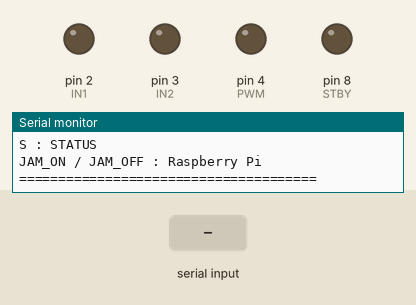
Recording of a sketch running on a simulated Arduino Mega 2560, built with avr-gcc and run on an emulated ATmega2560. Parts: output pins drawn as LEDs (lit = HIGH), the last lines printed to the serial monitor. The inputs (shaded band) are chosen by the test bench.

Above: at 1.4 s.
1.5 s: "JAM_ON\n" received over Serial
At 4.3 s:
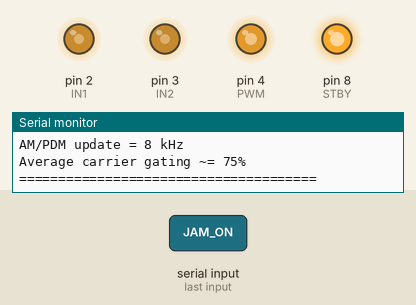
4.5 s: byte 48 ('0') received over Serial
At 5.7 s:
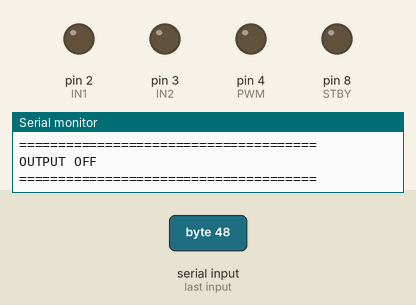
6.0 s: "JAM_ON\n" received over Serial
At 13.0 s:
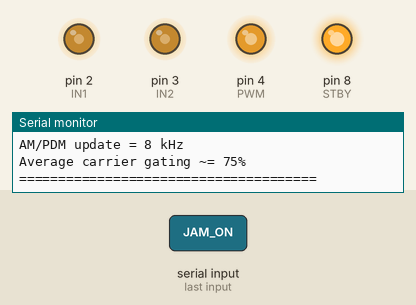
Timing chart, 0 to 15.0 s (numbered marks = the images above; inputs shaded):
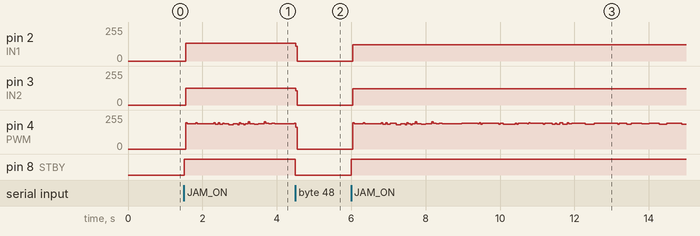

The sketch:

jammer_controller.ino
```cpp
#include <Arduino.h>
#include <avr/interrupt.h>

// ======================================================
// MA40S4S x30 / JMOD x5
//
// Mega D2 -> JMOD1~5 AIN1 + BIN1
// Mega D3 -> JMOD1~5 AIN2 + BIN2
// Mega D4 -> JMOD1~5 PWMA + PWMB
// Mega D8 -> JMOD1~5 STBY
//
// 각 JMOD:
//   AOUT1-AOUT2 -> 트랜스듀서 3개 병렬
//   BOUT1-BOUT2 -> 트랜스듀서 3개 병렬
//
// JMOD 1개당 6개
// 총 5개 JMOD = 30개
//
// Carrier       : 40 kHz
// Modulation     : Pseudo-random AM/PDM
// Mod update     : 8 kHz
// Average gating : 약 75%
//
// Control        : Raspberry Pi USB Serial (9600 bps)
//                  "JAM_ON\n"  -> OUTPUT ON
//                  "JAM_OFF\n" -> OUTPUT OFF
//                  (시리얼 모니터 수동 명령 1 / 0 / S 도 사용 가능)
// ======================================================


#define IN1   2
#define IN2   3
#define PWM   4
#define STBY  8


// ======================================================
// 상태 변수
// ======================================================

volatile bool outputEnabled = false;

volatile bool phase40k = false;


// 16-bit Galois LFSR
volatile uint16_t lfsr = 0xACE1u;


// 8-bit PDM accumulator
volatile uint8_t noiseAccumulator = 0;


// ======================================================
// Raspberry Pi 명령 수신 버퍼
//
// speaker_identification.py가 줄 단위로 전송
//
//   "JAM_ON\n"
//   "JAM_OFF\n"
// ======================================================

#define CMD_BUFFER_SIZE  16

char cmdBuffer[CMD_BUFFER_SIZE];

uint8_t cmdLength = 0;


// ======================================================
// TIMER1 ISR
//
// Interrupt frequency = 80 kHz
//
// 매 interrupt마다 phase 반전
//
// 80 kHz / 2
// = 40 kHz carrier
//
// Arduino Mega 2560
//
// D2 = PE4
// D3 = PE5
// ======================================================

ISR(TIMER1_COMPA_vect)
{
  if (!outputEnabled)
  {
    // D2 LOW
    // D3 LOW

    PORTE &= ~(_BV(PE4) | _BV(PE5));

    return;
  }


  phase40k = !phase40k;


  if (phase40k)
  {
    // --------------------------------
    // D2 HIGH
    // D3 LOW
    // --------------------------------

    PORTE |= _BV(PE4);

    PORTE &= ~_BV(PE5);
  }

  else
  {
    // --------------------------------
    // D2 LOW
    // D3 HIGH
    // --------------------------------

    PORTE &= ~_BV(PE4);

    PORTE |= _BV(PE5);
  }
}


// ======================================================
// TIMER3 ISR
//
// 8 kHz마다 pseudo-random 값 생성
//
// D4(PWM)를 PDM 방식으로 gating
//
//      40 kHz Carrier
//             ×
//      Random AM / PDM
//
// 평균 carrier ON ≈ 75%
//
// Mega D4 = PG5
// ======================================================

ISR(TIMER3_COMPA_vect)
{
  if (!outputEnabled)
  {
    // PWM LOW

    PORTG &= ~_BV(PG5);

    return;
  }


  // ====================================================
  // 16-bit Galois LFSR
  // ====================================================

  uint16_t feedback = lfsr & 1u;


  lfsr >>= 1;


  if (feedback)
  {
    lfsr ^= 0xB400u;
  }


  // ====================================================
  // Pseudo-random 값
  //
  // r = 0 ~ 255
  // ====================================================

  uint8_t r =
      (uint8_t)(lfsr & 0xFF);


  // ====================================================
  // ★ 약 75% 평균 gating
  //
  // 기존:
  //
  // noiseValue = 0 ~ 255
  // 평균 ≈ 127.5
  // 평균 duty ≈ 50%
  //
  //
  // 현재:
  //
  // r >> 1
  // = 0 ~ 127
  //
  // +128
  //
  // noiseValue = 128 ~ 255
  //
  // 평균 ≈ 191.5
  //
  // 191.5 / 256
  // ≈ 74.8%
  // ====================================================

  uint8_t noiseValue =
      128 + (r >> 1);


  // ====================================================
  // 8-bit Pulse Density Modulation
  // ====================================================

  uint16_t sum =
      (uint16_t)noiseAccumulator
      +
      (uint16_t)noiseValue;


  if (sum >= 256)
  {
    // --------------------------------
    // Carrier 통과
    // PWM HIGH
    // --------------------------------

    PORTG |= _BV(PG5);
  }

  else
  {
    // --------------------------------
    // Carrier 차단
    // PWM LOW
    // --------------------------------

    PORTG &= ~_BV(PG5);
  }


  // 하위 8 bit 유지

  noiseAccumulator =
      (uint8_t)sum;
}


// ======================================================
// TIMER1 설정
//
// Carrier = 40 kHz
// ======================================================

void setupCarrier40kHz()
{
  cli();


  TCCR1A = 0;

  TCCR1B = 0;


  TCNT1 = 0;


  // ====================================================
  // Arduino Mega = 16 MHz
  //
  // 16 MHz / (199 + 1)
  //
  // = 80 kHz interrupt
  //
  // 두 번의 interrupt가 carrier 한 주기
  //
  // 80 kHz / 2
  //
  // = 40 kHz
  // ====================================================

  OCR1A = 199;


  // CTC Mode

  TCCR1B |=
      (1 << WGM12);


  // Prescaler = 1

  TCCR1B |=
      (1 << CS10);


  // Compare Match A Interrupt Enable

  TIMSK1 |=
      (1 << OCIE1A);


  sei();
}


// ======================================================
// TIMER3 설정
//
// Pseudo-random AM/PDM update
//
// = 8 kHz
// ======================================================

void setupNoiseAM()
{
  cli();


  TCCR3A = 0;

  TCCR3B = 0;


  TCNT3 = 0;


  // ====================================================
  // Arduino Mega = 16 MHz
  //
  // Prescaler = 8
  //
  // 16 MHz / 8 / (249 + 1)
  //
  // = 8000 Hz
  //
  // = 8 kHz
  // ====================================================

  OCR3A = 249;


  // CTC mode

  TCCR3B |=
      (1 << WGM32);


  // Prescaler = 8

  TCCR3B |=
      (1 << CS31);


  // Compare Match A Interrupt Enable

  TIMSK3 |=
      (1 << OCIE3A);


  sei();
}


// ======================================================
// OUTPUT ON
// ======================================================

void startOutput()
{
  if (outputEnabled)
  {
    return;
  }


  // --------------------------------
  // 초기상태 reset
  // --------------------------------

  phase40k = false;


  noiseAccumulator = 0;


  // LFSR seed 초기화

  lfsr = 0xACE1u;


  // --------------------------------
  // JMOD Enable
  // --------------------------------

  digitalWrite(
      STBY,
      HIGH
  );


  // PWM은 Timer3 ISR에서 제어

  digitalWrite(
      PWM,
      LOW
  );


  // --------------------------------
  // 출력 시작
  // --------------------------------

  outputEnabled = true;


  Serial.println();

  Serial.println(
      "======================================"
  );

  Serial.println(
      "OUTPUT ON"
  );

  Serial.println(
      "MA40S4S x30 / JMOD x5"
  );

  Serial.println(
      "40 kHz + PSEUDO-RANDOM AM/PDM"
  );

  Serial.println(
      "AM/PDM update = 8 kHz"
  );

  Serial.println(
      "Average carrier gating ~= 75%"
  );

  Serial.println(
      "======================================"
  );
}


// ======================================================
// OUTPUT OFF
// ======================================================

void stopOutput()
{
  outputEnabled = false;


  // ISR이 출력 LOW로 정리할 시간

  delayMicroseconds(50);


  // PWM OFF

  digitalWrite(
      PWM,
      LOW
  );


  // JMOD Disable

  digitalWrite(
      STBY,
      LOW
  );


  // 입력 LOW

  digitalWrite(
      IN1,
      LOW
  );


  digitalWrite(
      IN2,
      LOW
  );


  Serial.println();

  Serial.println(
      "======================================"
  );

  Serial.println(
      "OUTPUT OFF"
  );

  Serial.println(
      "======================================"
  );
}


// ======================================================
// STATUS
// ======================================================

void printStatus()
{
  Serial.print(
      "OUTPUT = "
  );


  if (outputEnabled)
  {
    Serial.println(
        "ON"
    );
  }

  else
  {
    Serial.println(
        "OFF"
    );
  }


  Serial.println(
      "Carrier = 40 kHz"
  );

  Serial.println(
      "AM/PDM update = 8 kHz"
  );

  Serial.println(
      "Average gating ~= 75%"
  );
}


// ======================================================
// Raspberry Pi 명령 처리
//
// 줄 끝('\n' 또는 '\r')을 받으면 버퍼 내용을 비교
// ======================================================

void handleCommandLine()
{
  cmdBuffer[cmdLength] = '\0';


  if (strcmp(cmdBuffer, "JAM_ON") == 0)
  {
    startOutput();
  }

  else if (strcmp(cmdBuffer, "JAM_OFF") == 0)
  {
    stopOutput();
  }


  cmdLength = 0;
}


// ======================================================
// SETUP
// ======================================================

void setup()
{
  Serial.begin(9600);


  // --------------------------------
  // Pin Mode
  // --------------------------------

  pinMode(
      IN1,
      OUTPUT
  );


  pinMode(
      IN2,
      OUTPUT
  );


  pinMode(
      PWM,
      OUTPUT
  );


  pinMode(
      STBY,
      OUTPUT
  );


  // --------------------------------
  // 부팅 시 반드시 OFF
  // --------------------------------

  digitalWrite(
      IN1,
      LOW
  );


  digitalWrite(
      IN2,
      LOW
  );


  digitalWrite(
      PWM,
      LOW
  );


  digitalWrite(
      STBY,
      LOW
  );


  // --------------------------------
  // Timer 설정
  // --------------------------------

  setupCarrier40kHz();


  setupNoiseAM();


  // --------------------------------
  // Serial Menu
  // --------------------------------

  Serial.println();

  Serial.println(
      "======================================"
  );

  Serial.println(
      " MA40S4S x30 / JMOD x5"
  );

  Serial.println(
      " 40 kHz PSEUDO-RANDOM AM/PDM"
  );

  Serial.println(
      " Average gating ~= 75%"
  );

  Serial.println(
      "======================================"
  );

  Serial.println(
      "1 : OUTPUT ON"
  );

  Serial.println(
      "0 : OUTPUT OFF"
  );

  Serial.println(
      "S : STATUS"
  );

  Serial.println(
      "JAM_ON / JAM_OFF : Raspberry Pi"
  );

  Serial.println(
      "======================================"
  );
}


// ======================================================
// LOOP
// ======================================================

void loop()
{
  while (Serial.available())
  {
    char cmd =
        Serial.read();


    // ==================================================
    // 줄 끝 -> Raspberry Pi 명령 처리
    // ==================================================

    if (cmd == '\n' || cmd == '\r')
    {
      if (cmdLength > 0)
      {
        handleCommandLine();
      }

      continue;
    }


    // ==================================================
    // 시리얼 모니터 수동 명령 (1 / 0 / S)
    //
    // 줄의 첫 글자일 때만 처리
    // ("JAM_ON" 같은 문자열 중간 글자와 구분)
    // ==================================================

    if (cmdLength == 0)
    {
      // ON

      if (cmd == '1')
      {
        startOutput();

        continue;
      }


      // OFF

      else if (cmd == '0')
      {
        stopOutput();

        continue;
      }


      // STATUS

      else if (
        cmd == 'S'
        ||
        cmd == 's'
      )
      {
        printStatus();

        continue;
      }
    }


    // ==================================================
    // Raspberry Pi 명령 문자 누적
    // ==================================================

    if (cmdLength < CMD_BUFFER_SIZE - 1)
    {
      cmdBuffer[cmdLength++] = cmd;
    }

    else
    {
      // 너무 긴 입력은 버림

      cmdLength = 0;
    }
  }
}
```

Measured:
- after the input at 4.5 s, pin 2 (IN1): 133/255 → 0/255 at once; pin 3 (IN2): 126/255 → 0/255 at once; pin 8 (STBY): HIGH → LOW at once
